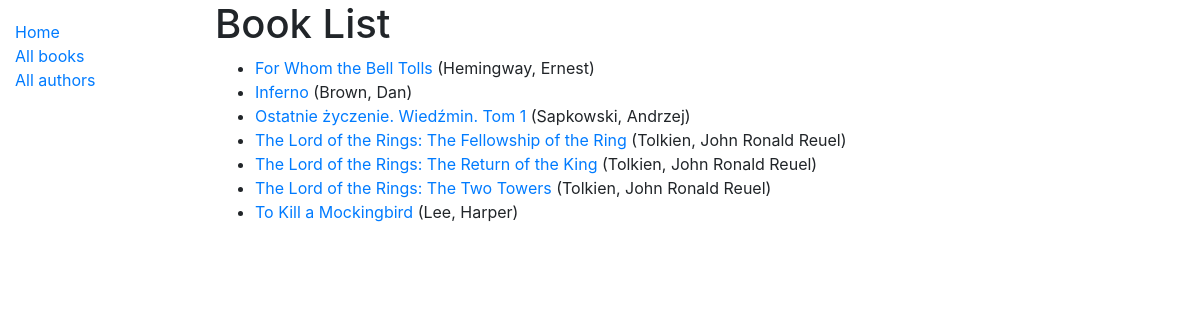
/catalog/books/, run on the app's committed database.
### catalog/models.py (models this page shows, shortened)
class Book(models.Model):
    title = models.CharField(max_length=200)
    author = models.ForeignKey('Author', on_delete=models.SET_NULL, null=True)
    summary = models.TextField(max_length=1000, help_text='Enter a brief description of the book', blank=True)
    isbn = models.CharField('ISBN', max_length=13, unique=True, help_text='13 Character <a href="https://www.isbn-international.org/content/what-isbn">ISBN number</a>')
    genre = models.ManyToManyField(Genre, help_text='Select a genre for this book')
    language = models.ForeignKey('Language', on_delete=models.SET_NULL, null=True)
    """genre is ManyToMany field which cannot be listen in database"""
    def display_genre(self):
        return ', '.join(genre.name for genre in self.genre.all()[:2])
    display_genre.short_description = 'genre'
    class Meta:
        ordering = ['title']
    def get_absolute_url(self):
        return reverse('book-detail', args=[str(self.id)])

class Author(models.Model):
    first_name = models.CharField(max_length=200)
    last_name = models.CharField(max_length=100)
    date_of_birth = models.DateField(null=True, blank=True)
    date_of_death = models.DateField('Died', null=True, blank=True)
    class Meta:
        ordering = ['last_name', 'first_name']
    def __str__(self):
        return f'{self.last_name}, {self.first_name}'

### catalog/views.py (the view)
# urls.py: path('books/', BookListView.as_view(), name='books'),
class BookListView(generic.ListView):
    model = Book

### catalog/templates/catalog/book_list.html
{% extends "base_generic.html" %}
{% block content %}
  <h1>Book List</h1>
  {% if book_list %}
  <ul>
    {% for book in book_list %}
      <li>
        <a href="{{ book.get_absolute_url }}">{{ book.title }}</a> ({{book.author}})
      </li>
    {% endfor %}
  </ul>
  {% else %}
    <p>There are no books in the library.</p>
  {% endif %}
{% endblock %}

### catalog/templates/base_generic.html (shortened to what this page needs)
<!DOCTYPE html>
<html lang="en">
<head>
  <link rel="stylesheet" href="https://cdn.jsdelivr.net/npm/bootstrap@4.5.3/dist/css/bootstrap.min.css">
  {% load static %}
  <link rel="stylesheet" href="{% static 'css/styles.css' %}">
</head>
<body>
  <div class="container-fluid">
    <div class="row">
      <div class="col-sm-2">
      {% block sidebar %}
        <ul class="sidebar-nav">
          <li><a href="{% url 'index' %}">Home</a></li>
          <li><a href="{% url 'books' %}">All books</a></li>
          <li><a href="">All authors</a></li>
        </ul>
     {% endblock %}
      </div>
      <div class="col-sm-10 ">{% block content %}{% endblock %}</div>
    </div>
  </div>
</body>
</html>

### catalog/static/styles.css (style rules this page uses)
.sidebar-nav { margin-top: 20px; padding: 0; list-style: none; }

### data on the page
Book: title "For Whom the Bell Tolls", author "Hemingway, Ernest"
Book: title "Inferno", author "Brown, Dan"
Book: title "Ostatnie życzenie. Wiedźmin. Tom 1", author "Sapkowski, Andrzej"
Book: title "The Lord of the Rings: The Fellowship of the Ring", author "Tolkien, John Ronald Reuel"
Book: title "The Lord of the Rings: The Return of the King", author "Tolkien, John Ronald Reuel"
Book: title "The Lord of the Rings: The Two Towers", author "Tolkien, John Ronald Reuel"
Book: title "To Kill a Mockingbird", author "Lee, Harper"
